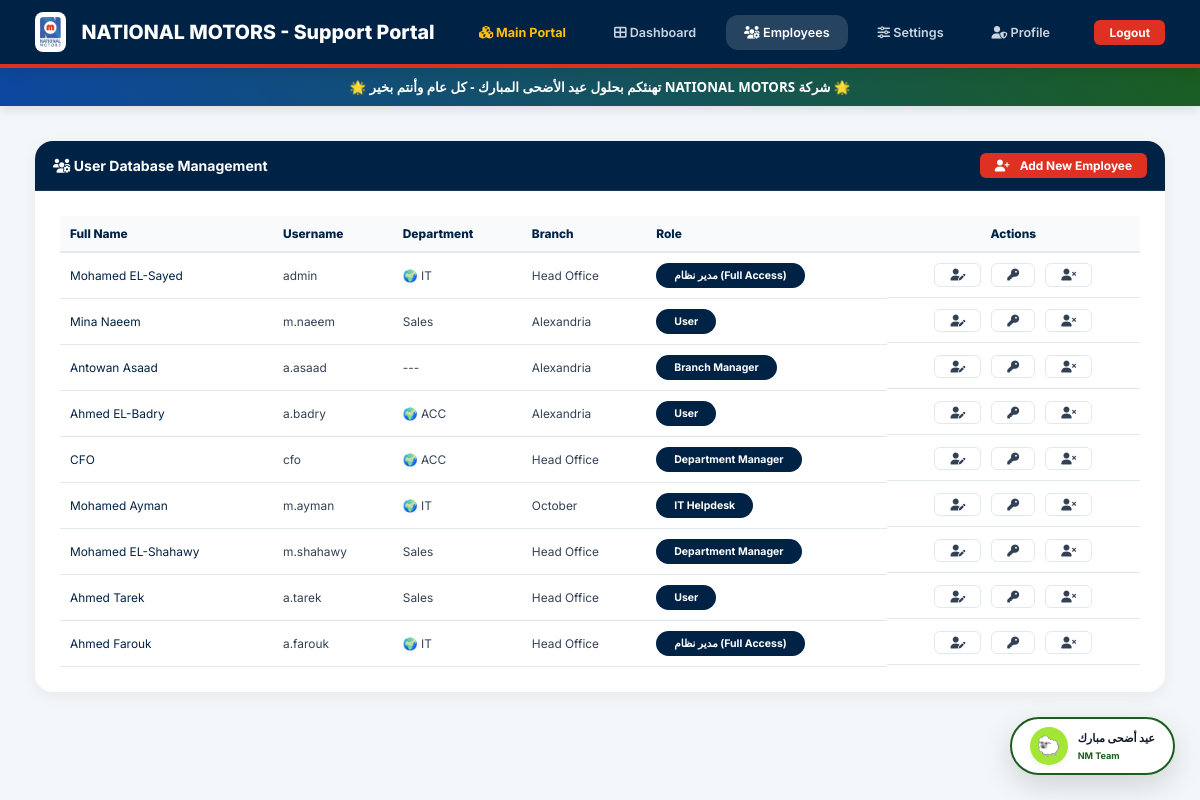
/manage_users (signed in), run on the app's committed database.
### apps/support_app/models.py (models this page shows, shortened)
class SupportUser(db.Model, UserMixin):
    __bind_key__ = 'support_db'
    id = db.Column(db.Integer, primary_key=True)
    username = db.Column(db.String(50), unique=True, nullable=False)
    password = db.Column(db.String(200), nullable=False)
    full_name = db.Column(db.String(100), nullable=False)
    email = db.Column(db.String(120), nullable=True)
    branch_id = db.Column(db.Integer, db.ForeignKey('branch.id'), nullable=True)
    department_id = db.Column(db.Integer, db.ForeignKey('department.id'), nullable=True)
    role_id = db.Column(db.Integer, db.ForeignKey('role.id'), nullable=True)
    is_active = db.Column(db.Boolean, default=True)
    tickets = db.relationship('SupportTicket', backref='author', lazy=True)

class Department(db.Model):
    __bind_key__ = 'support_db'
    id = db.Column(db.Integer, primary_key=True)
    name = db.Column(db.String(100), unique=True, nullable=False)
    is_active = db.Column(db.Boolean, default=True)
    is_centralized  = db.Column(db.Boolean, default=False)
    hq_branch_id = db.Column(db.Integer, db.ForeignKey('branch.id'), nullable=True)
    users = db.relationship('SupportUser', backref='dept_info', lazy=True)
    hq_branch = db.relationship('Branch', foreign_keys=[hq_branch_id], backref='central_departments', lazy=True)

class Branch(db.Model):
    __bind_key__ = 'support_db'
    id = db.Column(db.Integer, primary_key=True)
    name = db.Column(db.String(100), unique=True, nullable=False)
    is_active = db.Column(db.Boolean, default=True)
    users = db.relationship('SupportUser', backref='branch_info', lazy=True)

class Role(db.Model):
    __bind_key__ = 'support_db'
    id = db.Column(db.Integer, primary_key=True)
    name = db.Column(db.String(50), unique=True, nullable=False)
    can_manage_settings = db.Column(db.Boolean, default=False)
    can_manage_users = db.Column(db.Boolean, default=False)
    can_view_all_tickets = db.Column(db.Boolean, default=False)
    can_delete_tickets = db.Column(db.Boolean, default=False)
    can_edit_status = db.Column(db.Boolean, default=False)
    can_access_purchasing = db.Column(db.Boolean, default=False)
    can_view_it_tickets = db.Column(db.Boolean, default=False)
    can_view_admin_tickets = db.Column(db.Boolean, default=False)
    can_view_branch_tickets = db.Column(db.Boolean, default=False)
    can_view_dept_tickets = db.Column(db.Boolean, default=False)
    users = db.relationship('SupportUser', backref='role', lazy=True)

### apps/support_app/routes.py (the view)
@support_bp.route('/manage_users')
@login_required
def manage_users():
    if not has_p('can_manage_users'): return "Forbidden", 403
    return render_template('support/manage_users.html',
                           users=SupportUser.query.all(),
                           branches = Branch.query.filter_by(is_active=True).all(),
                           departments=Department.query.all(),
                           roles=Role.query.all())

### apps/support_app/routes.py (called while the page is built)
@support_bp.context_processor
def inject_permissions():
    return dict(has_p=has_p, getattr=getattr)

def has_p(perm):
    if not current_user.is_authenticated or not current_user.role: return False
    return getattr(current_user.role, perm, False)

### templates/support/manage_users.html (shortened to what this page needs)
{% extends 'base.html' %}
{% block content %}
<div class="card">
    <div class="card-header">
        <span><i class="fas fa-users-gear"></i> User Database Management</span>
        <button class="btn btn-danger btn-sm" onclick="toggleModal('addUserModal')">
            <i class="fas fa-user-plus"></i> Add New Employee
        </button>
    </div>
    <div class="card-body p-0" style="overflow-x: auto;">
        <table>
            <thead>
                <tr>
                    <th>Full Name</th>
                    <th>Username</th>
                    <th>Department</th>
                    <th>Branch</th>
                    <th>Role</th>
                    <th style="text-align: center;">Actions</th>
                </tr>
            </thead>
            <tbody>
                {% for u in users %}
                {% if u.is_active %}
                <tr>
                    <td class="fw-bold">
                        <a href="{{ url_for('support.user_history', user_id=u.id) }}" style="color: var(--nm-blue); text-decoration: none;">{{ u.full_name }}</a>
                    </td>
                    <td>{{ u.username }}</td>
                    <td>{% if u.dept_info and u.dept_info.is_centralized %}🌍 {% endif %}{{ u.dept_info.name if u.dept_info else '---' }}</td>
                    <td>{{ u.branch_info.name if u.branch_info else '---' }}</td>
                    <td><span class="badge" style="background: var(--nm-blue);">{{ u.role.name if u.role else '---' }}</span></td>
                    <td style="display: flex; gap: 10px; justify-content: center;">
                        <button class="btn btn-outline btn-sm" title="Edit User" onclick="toggleModal('editModal{{ u.id }}')"><i class="fas fa-user-edit"></i></button>
                        <button class="btn btn-outline btn-sm text-warning" title="Reset Password" onclick="toggleModal('resetModal{{ u.id }}')"><i class="fas fa-key"></i></button>
                        <a href="{{ url_for('support.delete_user', user_id=u.id) }}" class="btn btn-outline btn-sm text-danger" title="Disable Account" onclick="return confirm('Are you sure you want to disable this account?')"><i class="fas fa-user-xmark"></i></a>
                    </td>
                </tr>
                {% endif %}
                {% endfor %}
            </tbody>
        </table>
    </div>
</div>
{% endblock %}

### templates/base.html (shortened to what this page needs)
<!DOCTYPE html>
<html lang="en" dir="ltr">
<head>
    <link rel="stylesheet" href="https://cdnjs.cloudflare.com/ajax/libs/font-awesome/6.5.1/css/all.min.css">
</head>
<body>
    {% if current_user.is_authenticated %}
    <nav class="navbar">
    <a href="{% if request.endpoint == 'support.portal' %}#{% elif request.endpoint and 'purchase' in request.endpoint %}{{ url_for('purchase.dashboard') }}{% else %}{{ url_for('support.index') }}{% endif %}"
       class="nav-brand"
       {% if request.endpoint == 'support.portal' %}style="cursor: default; pointer-events: none;"{% endif %}>
        <img src="{{ url_for('static', filename='nm_logo.png') }}" alt="Logo" style="height: 40px; background: white; padding: 5px; border-radius: 8px;">
        <span>
    {% if request.endpoint == 'support.portal' %}
        <span style="font-weight: 800; letter-spacing: 1px; color: #ffffff; text-shadow: 1px 1px 3px rgba(0,0,0,0.15);">NATIONAL MOTORS - PORTAL</span>
    {% elif request.endpoint and 'purchase' in request.endpoint %}
        NATIONAL MOTORS - Purchasing Portal
    {% else %}
        NATIONAL MOTORS - Support Portal
    {% endif %}
</span>
    </a>
    <div class="nav-links">
        {% if request.endpoint != 'support.portal' and request.endpoint != 'purchase.dashboard' %}
            {% if has_p('can_access_purchasing') %}
            <a href="{{ url_for('support.portal') }}" style="color: #ffc107; font-weight: bold;">
                <i class="fas fa-cubes"></i> Main Portal
            </a>
            {% endif %}
            <a href="{{ url_for('support.index') }}" class="{% if request.endpoint == 'support.index' %}active{% endif %}"><i class="fas fa-th-large"></i> Dashboard</a>
            {% if has_p('can_manage_users') %}
            <a href="{{ url_for('support.manage_users') }}" class="{% if request.endpoint == 'support.manage_users' %}active{% endif %}"><i class="fas fa-users-gear"></i> Employees</a>
            {% endif %}
            {% if has_p('can_manage_settings') %}
            <a href="{{ url_for('support.settings') }}" class="{% if request.endpoint == 'support.settings' %}active{% endif %}"><i class="fas fa-sliders-h"></i> Settings</a>
            {% endif %}
            <a href="{{ url_for('support.profile') }}" class="{% if request.endpoint == 'support.profile' %}active{% endif %}"><i class="fas fa-user-shield"></i> Profile</a>
        {% endif %}
    </div>
    <div>
        <a href="{{ url_for('support.logout') }}" class="btn btn-danger btn-sm">Logout</a>
    </div>
</nav>
{% include 'occasions.html' %}
{% endif %}
    <main id="main-system">
        <div class="container">
            {% block content %}{% endblock %}
        </div>
    </main>
</body>
</html>

### templates/occasions.html (shortened to what this page needs)
{% set ACTIVE_EVENT = 'eid_adha' %}
{% if ACTIVE_EVENT != 'none' %}
    {% if ACTIVE_EVENT == 'new_year_hijri' %}
        <div class="global-eid-banner" style="background: linear-gradient(45deg, #059669, #0d9488) !important; color: #ffffff !important;">
            ✨ شركة NATIONAL MOTORS تهنئكم بحلول رأس السنة الهجرية المباركة - كل عام وأنتم بخير ✨
        </div>
        <div class="header-decoration-overlay">
            <span class="deco-item">✨</span><span class="deco-item" style="animation-delay: 0.5s;">🕌</span>
            <span class="deco-item" style="animation-delay: 1s;">✨</span><span class="deco-item" style="animation-delay: 1.5s;">🕌</span>
            <span class="deco-item" style="animation-delay: 2s;">✨</span>
        </div>
        <div class="floating-event-badge" style="border: 2px solid #0d9488 !important;">
            <div class="avatar-circle" style="background-color: #ccfbf1;">🕋</div>
            <div style="text-align: left;"><h6 class="mb-0" style="font-weight: 800; color: #0f172a; font-size: 0.8rem; margin:0;">عام هجري مبارك</h6><small style="color: #0d9488; font-weight: 700; font-size: 0.65rem;">NM Team</small></div>
        </div>
    {% elif ACTIVE_EVENT == 'eid_adha' %}
        <div class="global-eid-banner" style="background: linear-gradient(45deg, #0d47a1, #1b5e20) !important; color: #ffffff !important;">
            🌟 شركة NATIONAL MOTORS تهنئكم بحلول عيد الأضحى المبارك - كل عام وأنتم بخير 🌟
        </div>
        <div class="header-decoration-overlay">
            <span class="deco-item">🐑</span><span class="deco-item" style="animation-delay: 0.6s;">🌾</span>
            <span class="deco-item" style="animation-delay: 1.2s;">🐑</span><span class="deco-item" style="animation-delay: 1.8s;">🌾</span>
            <span class="deco-item" style="animation-delay: 2.4s;">🐑</span>
        </div>
        <div class="floating-event-badge" style="border: 2px solid #1b5e20 !important;">
            <div class="avatar-circle" style="background-color: #a3e635;">🐑</div>
            <div style="text-align: left;"><h6 class="mb-0" style="font-weight: 800; color: #0f172a; font-size: 0.8rem; margin:0;">عيد أضحى مبارك</h6><small style="color: #1b5e20; font-weight: 700; font-size: 0.65rem;">NM Team</small></div>
        </div>
    {% endif %}
{% endif %}

### templates/base.html (style rules this page uses)
:root { --nm-blue: #002244; --nm-red: #df3121; --nm-bg: #f4f7fa; --white: #ffffff; --text: #334155; --border: #e2e8f0; --shadow: 0 4px 15px rgba(0,0,0,0.06); }
* { box-sizing: border-box; margin: 0; padding: 0; }
body { background-color: var(--nm-bg); font-family: 'Inter', sans-serif; color: var(--text); direction: ltr; overflow-x: hidden; }
.navbar { background: var(--nm-blue); border-bottom: 4px solid var(--nm-red); padding: 12px 35px; display: flex; justify-content: space-between; align-items: center; position: sticky; top: 0; z-index: 1000; box-shadow: 0 4px 15px rgba(0,0,0,0.1); }
.nav-brand { display: flex; align-items: center; gap: 15px; color: white; text-decoration: none; font-weight: 800; font-size: 1.4rem; }
.nav-links { display: flex; gap: 12px; }
.nav-links a { color: #cbd5e1; text-decoration: none; font-size: 0.9rem; font-weight: 600; padding: 10px 18px; border-radius: 12px; transition: 0.3s; }
.nav-links a:hover, .nav-links a.active { color: white; background: rgba(255,255,255,0.15); }
.container { padding: 35px; max-width: 1600px; margin: 0 auto; }
.card { background: var(--white); border-radius: 18px; box-shadow: var(--shadow); margin-bottom: 30px; border: none; overflow: hidden; height: 100%; }
.card-header { background: var(--nm-blue); color: white; padding: 18px 25px; font-weight: 700; display: flex; justify-content: space-between; align-items: center; border-bottom: 1px solid rgba(255,255,255,0.1); }
.card-body { padding: 25px; }
.btn { padding: 12px 25px; border-radius: 50px; border: none; font-family: 'Inter'; cursor: pointer; font-weight: 700; font-size: 0.9rem; transition: 0.2s; display: inline-flex; align-items: center; gap: 10px; text-decoration: none; justify-content: center; }
.btn-danger { background: var(--nm-red); color: white; }
.btn-outline { border: 1px solid var(--border); background: white; color: var(--text); }
.btn-sm { padding: 6px 16px; font-size: 0.75rem; }
table { width: 100%; border-collapse: collapse; text-align: left; }
th { background: #f8fafc; padding: 16px; font-size: 0.85rem; color: var(--nm-blue); border-bottom: 2px solid var(--border); font-weight: 800; }
td { padding: 16px; border-bottom: 1px solid var(--border); font-size: 0.95rem; }
.badge { padding: 6px 18px; border-radius: 50px; font-size: 0.75rem; font-weight: 700; color: white; display: inline-block; }
html, body { font-size: 14px !important; }
.card-header { font-size: 1rem !important; padding: 12px 18px !important; }
.btn { font-size: 0.85rem !important; padding: 6px 12px !important; }
.badge { font-size: 0.75rem !important; }
table th, table td { font-size: 0.85rem !important; padding: 10px !important; }
.btn { padding: 5px 15px !important; font-size: 0.85rem !important; border-radius: 6px !important; }

### templates/occasions.html (style rules this page uses)
.global-eid-banner { direction: rtl !important; text-align: center !important; padding: 10px 20px !important; font-family: 'Segoe UI', Tahoma, Geneva, Verdana, sans-serif !important; font-size: 0.95rem !important; font-weight: 700 !important; display: block !important; width: 100% !important; box-shadow: 0 4px 12px rgba(0,0,0,0.1) !important; margin: 0 !important; }
.header-decoration-overlay { position: absolute !important; top: 0 !important; left: 0 !important; width: 100% !important; height: 60px !important; pointer-events: none !important; z-index: 10px !important; display: flex !important; justify-content: space-around !important; align-items: flex-end !important; padding: 0 10% !important; overflow: visible !important; }
.deco-item { font-size: 1.4rem !important; filter: drop-shadow(0 2px 4px rgba(0,0,0,0.2)) !important; animation: gentleSwing 3.5s infinite ease-in-out !important; }
.floating-event-badge { position: fixed !important; bottom: 25px !important; right: 25px !important; background: #ffffff !important; border-radius: 50px !important; padding: 8px 18px !important; box-shadow: 0 10px 30px rgba(0,0,0,0.15) !important; z-index: 999999 !important; display: flex !important; align-items: center !important; gap: 10px !important; direction: ltr !important; }
.avatar-circle { width: 38px !important; height: 38px !important; border-radius: 50% !important; display: flex !important; align-items: center !important; justify-content: center !important; font-size: 1.4rem !important; box-shadow: 0 3px 6px rgba(0,0,0,0.05) !important; }

### data on the page
SupportUser: full_name "Mohamed EL-Sayed", username "admin", dept_info "IT", branch_info "Head Office", role "مدير نظام (Full Access)"
SupportUser: full_name "Mina Naeem", username "m.naeem", dept_info "Sales", branch_info "Alexandria", role "User"
SupportUser: full_name "Antowan Asaad", username "a.asaad", dept_info "---", branch_info "Alexandria", role "Branch Manager"
SupportUser: full_name "Ahmed EL-Badry", username "a.badry", dept_info "ACC", branch_info "Alexandria", role "User"
SupportUser: full_name "CFO", username "cfo", dept_info "ACC", branch_info "Head Office", role "Department Manager"
SupportUser: full_name "Mohamed Ayman", username "m.ayman", dept_info "IT", branch_info "October", role "IT Helpdesk"
SupportUser: full_name "Mohamed EL-Shahawy", username "m.shahawy", dept_info "Sales", branch_info "Head Office", role "Department Manager"
SupportUser: full_name "Ahmed Tarek", username "a.tarek", dept_info "Sales", branch_info "Head Office", role "User"
SupportUser: full_name "Ahmed Farouk", username "a.farouk", dept_info "IT", branch_info "Head Office", role "مدير نظام (Full Access)"
